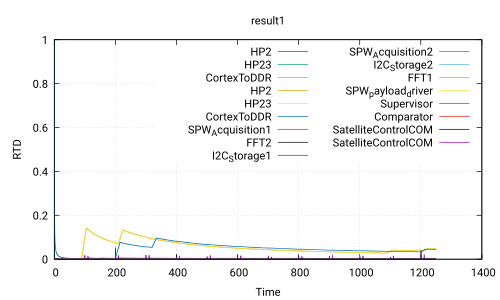

Recreate this plot in gnuplot.
 set title 'result1'
 set ylabel 'RTD'
 set xlabel 'Time'
 set grid
 set term pdf
 set output 'Use_case_DoubleCamera_Safety.ATIPPIC.executable320.0_120.0.pdf'
 plot 'Use_case_DoubleCamera_Safety.ATIPPIC.executable320.0_120.0.csv' using 1:2 with lines title 'HP2','Use_case_DoubleCamera_Safety.ATIPPIC.executable320.0_120.0.csv' using 1:3 with lines title 'HP23','Use_case_DoubleCamera_Safety.ATIPPIC.executable320.0_120.0.csv' using 1:4 with lines title 'CortexToDDR','Use_case_DoubleCamera_Safety.ATIPPIC.executable320.0_120.0.csv' using 1:5 with lines title 'HP2','Use_case_DoubleCamera_Safety.ATIPPIC.executable320.0_120.0.csv' using 1:6 with lines title 'HP23','Use_case_DoubleCamera_Safety.ATIPPIC.executable320.0_120.0.csv' using 1:7 with lines title 'CortexToDDR','Use_case_DoubleCamera_Safety.ATIPPIC.executable320.0_120.0.csv' using 1:8 with lines title 'SPW_Acquisition1','Use_case_DoubleCamera_Safety.ATIPPIC.executable320.0_120.0.csv' using 1:9 with lines title 'FFT2','Use_case_DoubleCamera_Safety.ATIPPIC.executable320.0_120.0.csv' using 1:10 with lines title 'I2C_Storage1','Use_case_DoubleCamera_Safety.ATIPPIC.executable320.0_120.0.csv' using 1:11 with lines title 'SPW_Acquisition2','Use_case_DoubleCamera_Safety.ATIPPIC.executable320.0_120.0.csv' using 1:12 with lines title 'I2C_Storage2','Use_case_DoubleCamera_Safety.ATIPPIC.executable320.0_120.0.csv' using 1:13 with lines title 'FFT1','Use_case_DoubleCamera_Safety.ATIPPIC.executable320.0_120.0.csv' using 1:14 with lines title 'SPW_payload_driver','Use_case_DoubleCamera_Safety.ATIPPIC.executable320.0_120.0.csv' using 1:15 with lines title 'Supervisor','Use_case_DoubleCamera_Safety.ATIPPIC.executable320.0_120.0.csv' using 1:16 with lines title 'Comparator','Use_case_DoubleCamera_Safety.ATIPPIC.executable320.0_120.0.csv' using 1:17 with lines title 'SatelliteControlCOM','Use_case_DoubleCamera_Safety.ATIPPIC.executable320.0_120.0.csv' using 1:18 with lines title 'SatelliteControlCOM'
